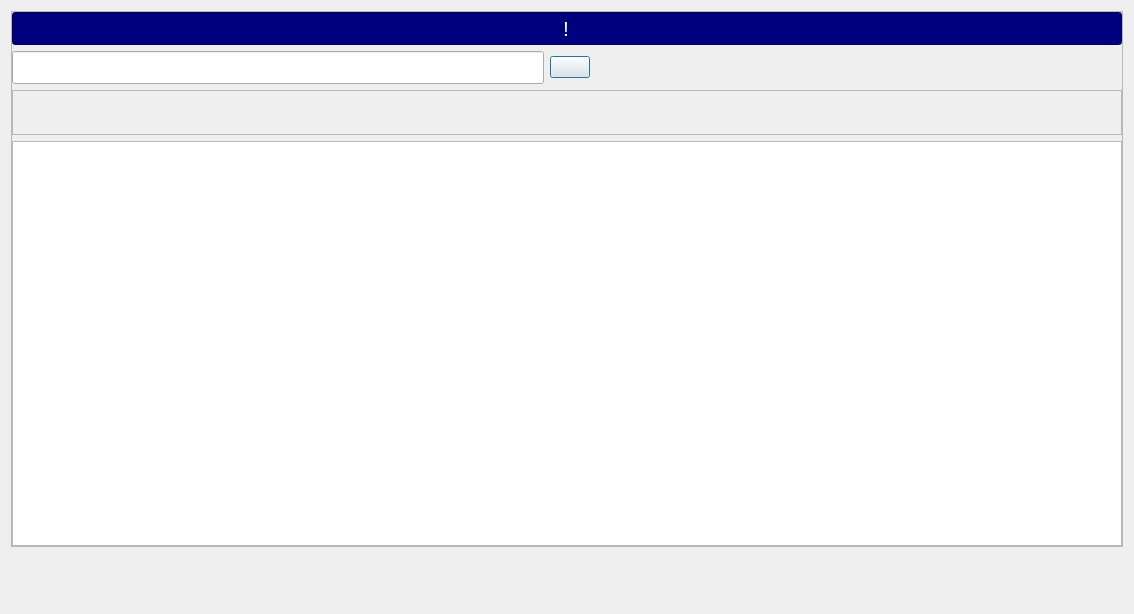
<?xml version="1.0" encoding="UTF-8"?>
<ui version="4.0">
 <class>DlgReservation</class>
 <widget class="QDialog" name="DlgReservation">
  <property name="geometry">
   <rect>
    <x>0</x>
    <y>0</y>
    <width>1134</width>
    <height>614</height>
   </rect>
  </property>
  <property name="windowTitle">
   <string>Dialog</string>
  </property>
  <layout class="QVBoxLayout" name="verticalLayout">
   <item>
    <widget class="QFrame" name="frame">
     <property name="frameShape">
      <enum>QFrame::StyledPanel</enum>
     </property>
     <property name="frameShadow">
      <enum>QFrame::Raised</enum>
     </property>
     <layout class="QVBoxLayout" name="verticalLayout_2">
      <property name="leftMargin">
       <number>0</number>
      </property>
      <property name="topMargin">
       <number>0</number>
      </property>
      <property name="rightMargin">
       <number>0</number>
      </property>
      <property name="bottomMargin">
       <number>0</number>
      </property>
      <item>
       <widget class="QLineEdit" name="leHint">
        <property name="font">
         <font>
          <pointsize>16</pointsize>
         </font>
        </property>
        <property name="focusPolicy">
         <enum>Qt::NoFocus</enum>
        </property>
        <property name="styleSheet">
         <string notr="true">background:rgb(0, 0, 127);
color:rgb(255, 255, 255)
</string>
        </property>
        <property name="text">
         <string>!</string>
        </property>
        <property name="alignment">
         <set>Qt::AlignCenter</set>
        </property>
        <property name="readOnly">
         <bool>true</bool>
        </property>
       </widget>
      </item>
      <item>
       <widget class="QWidget" name="widget_2" native="true">
        <layout class="QHBoxLayout" name="horizontalLayout">
         <property name="leftMargin">
          <number>0</number>
         </property>
         <property name="topMargin">
          <number>0</number>
         </property>
         <property name="rightMargin">
          <number>0</number>
         </property>
         <property name="bottomMargin">
          <number>0</number>
         </property>
         <item>
          <widget class="QLineEdit" name="leSearch">
           <property name="minimumSize">
            <size>
             <width>200</width>
             <height>0</height>
            </size>
           </property>
           <property name="font">
            <font>
             <pointsize>16</pointsize>
            </font>
           </property>
          </widget>
         </item>
         <item>
          <widget class="QPushButton" name="btnClear">
           <property name="text">
            <string/>
           </property>
           <property name="icon">
            <iconset resource="res.qrc">
             <normaloff>:/images/eraser.png</normaloff>:/images/eraser.png</iconset>
           </property>
          </widget>
         </item>
         <item>
          <spacer name="horizontalSpacer">
           <property name="orientation">
            <enum>Qt::Horizontal</enum>
           </property>
           <property name="sizeHint" stdset="0">
            <size>
             <width>134</width>
             <height>20</height>
            </size>
           </property>
          </spacer>
         </item>
        </layout>
       </widget>
      </item>
      <item>
       <widget class="QTableWidget" name="tblItem">
        <property name="enabled">
         <bool>false</bool>
        </property>
        <property name="maximumSize">
         <size>
          <width>16777215</width>
          <height>45</height>
         </size>
        </property>
        <property name="font">
         <font>
          <pointsize>12</pointsize>
         </font>
        </property>
        <property name="verticalScrollBarPolicy">
         <enum>Qt::ScrollBarAlwaysOff</enum>
        </property>
        <property name="horizontalScrollBarPolicy">
         <enum>Qt::ScrollBarAlwaysOff</enum>
        </property>
        <property name="editTriggers">
         <set>QAbstractItemView::NoEditTriggers</set>
        </property>
        <property name="selectionMode">
         <enum>QAbstractItemView::SingleSelection</enum>
        </property>
        <attribute name="horizontalHeaderVisible">
         <bool>false</bool>
        </attribute>
        <attribute name="verticalHeaderVisible">
         <bool>false</bool>
        </attribute>
        <attribute name="verticalHeaderDefaultSectionSize">
         <number>40</number>
        </attribute>
       </widget>
      </item>
      <item>
       <widget class="QTableWidget" name="tblData">
        <property name="font">
         <font>
          <pointsize>12</pointsize>
          <weight>50</weight>
          <bold>false</bold>
         </font>
        </property>
        <property name="horizontalScrollBarPolicy">
         <enum>Qt::ScrollBarAlwaysOff</enum>
        </property>
        <property name="editTriggers">
         <set>QAbstractItemView::NoEditTriggers</set>
        </property>
        <property name="selectionMode">
         <enum>QAbstractItemView::SingleSelection</enum>
        </property>
        <property name="selectionBehavior">
         <enum>QAbstractItemView::SelectRows</enum>
        </property>
        <attribute name="verticalHeaderVisible">
         <bool>false</bool>
        </attribute>
        <attribute name="verticalHeaderDefaultSectionSize">
         <number>50</number>
        </attribute>
       </widget>
      </item>
     </layout>
    </widget>
   </item>
   <item>
    <widget class="QWidget" name="widget" native="true">
     <property name="minimumSize">
      <size>
       <width>0</width>
       <height>50</height>
      </size>
     </property>
     <layout class="QHBoxLayout" name="horizontalLayout_2">
      <item>
       <spacer name="horizontalSpacer_2">
        <property name="orientation">
         <enum>Qt::Horizontal</enum>
        </property>
        <property name="sizeHint" stdset="0">
         <size>
          <width>535</width>
          <height>20</height>
         </size>
        </property>
       </spacer>
      </item>
      <item>
       <widget class="RKeyboard" name="kbd" native="true"/>
      </item>
      <item>
       <spacer name="horizontalSpacer_3">
        <property name="orientation">
         <enum>Qt::Horizontal</enum>
        </property>
        <property name="sizeHint" stdset="0">
         <size>
          <width>535</width>
          <height>20</height>
         </size>
        </property>
       </spacer>
      </item>
     </layout>
    </widget>
   </item>
  </layout>
 </widget>
 <customwidgets>
  <customwidget>
   <class>RKeyboard</class>
   <extends>QWidget</extends>
   <header location="global">rkeyboard.h</header>
   <container>1</container>
  </customwidget>
 </customwidgets>
 <resources>
  <include location="res.qrc"/>
 </resources>
 <connections/>
</ui>
